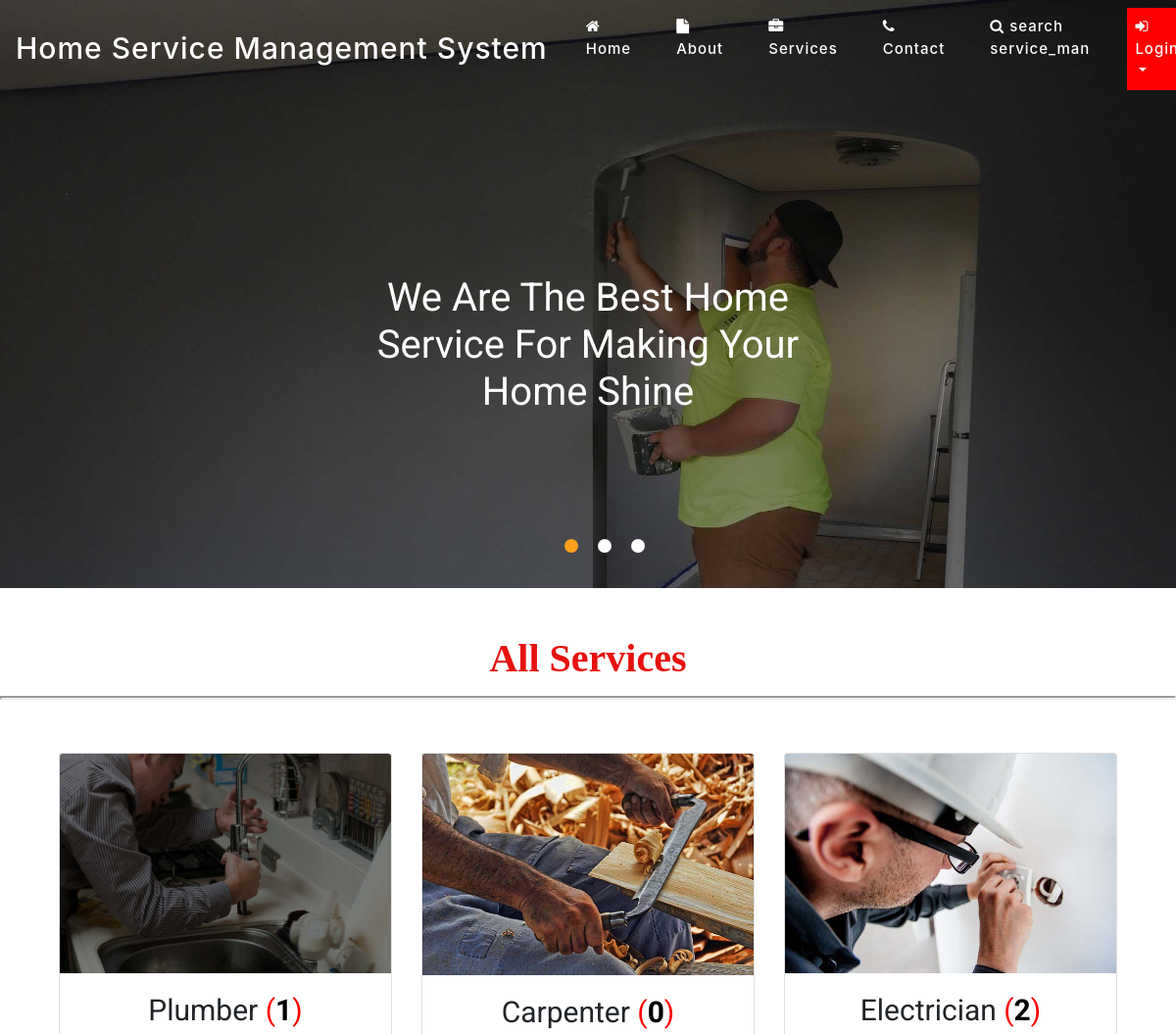
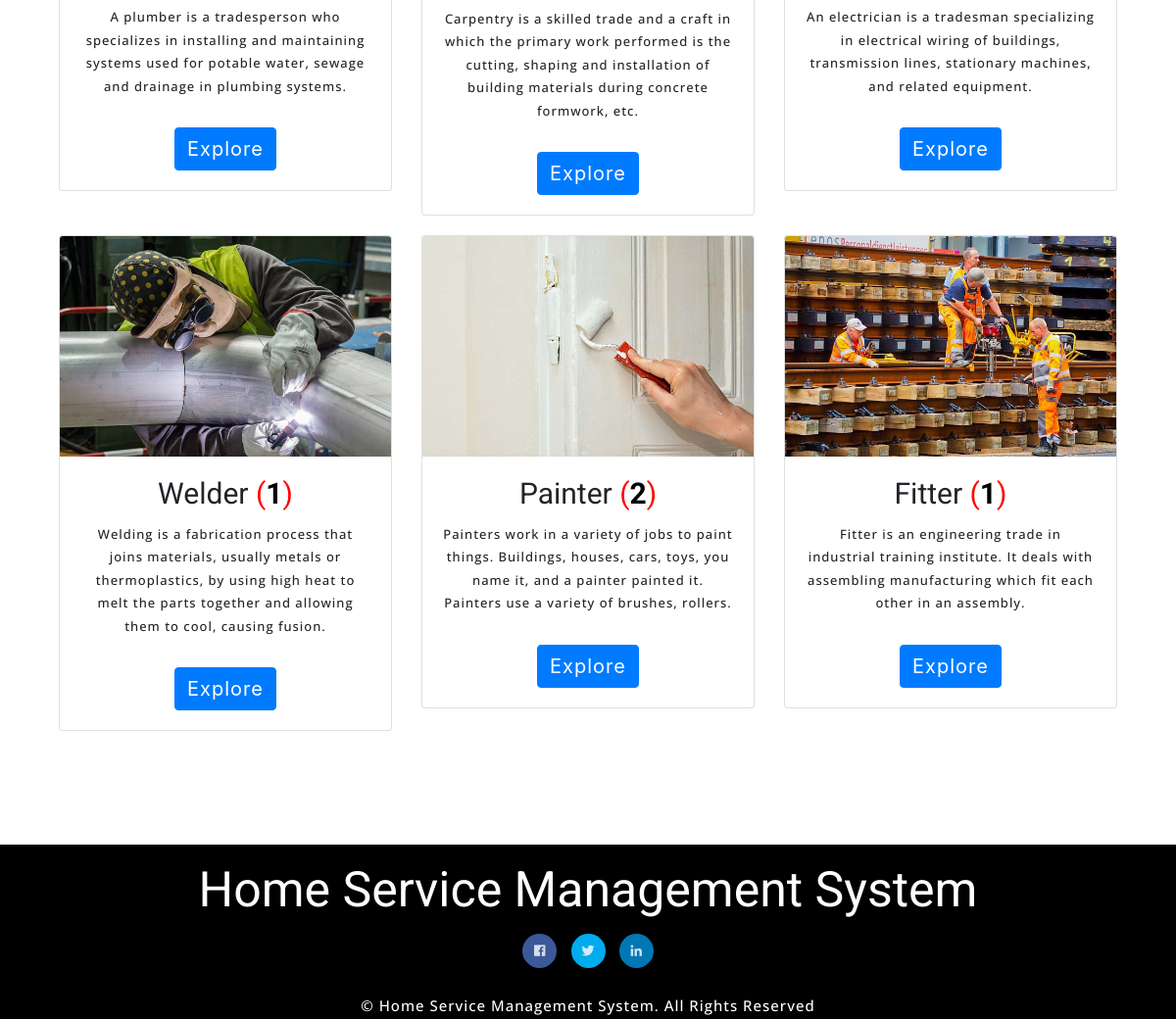
The page / on the database its author committed (2 pictures, top to bottom).
### home_service/models.py (models this page shows, shortened)
class Service_Category(models.Model):
    category = models.CharField(max_length=30, null=True)
    desc = models.CharField(max_length=100, null=True)
    image = models.FileField(null=True)
    total=models.CharField(max_length=100, null=True)

### home_service/views.py (the view)
# urls.py: path('',Home,name="home"),
def Home(request):
    user=""
    error=""
    try:
        user = User.objects.get(id=request.user.id)
        try:
            sign = Customer.objects.get(user=user)
            error = "pat"
        except:
            pass
    except:
        pass
    ser1 = Service_Man.objects.all()
    ser = Service_Category.objects.all()
    for i in ser:
        count=0
        for j in ser1:
            if i.category==j.service_name:
                count+=1
        i.total = count
        i.save()
    d = {'error': error, 'ser': ser}
    return render(request,'home.html',d)

### home_service/templates/home.html (shortened to what this page needs)
{% extends 'index.html' %}
{% load static %}
{% block body %}
<div class="w3l_banner_info">
		<div class="slider">
			<div class="callbacks_container">
				<ul class="rslides" id="slider3">
					<li>
						<div class="slider-img">
							<div class="slider_banner_info">
							<div class="text">
								  <h3 class="" style="color:white;font-size:40px">We Are The Best Home Service For Making Your Home Shine</h3>
								</div>
							</div>
						</div>
					</li>
				</ul>
			</div>
		</div>
	</div>
</header>
<section class="bannerbottom py-lg-5 py-md-4 py-md-3 py-2" style="margin-top:%">
    <h1 align="center" style="font-weight:bold;font-family : 'Monotype Corsiva' ; color : #E6120E ;">All Services</h1>
    <iframe style="height:0"></iframe><div class="bannerbottom py-lg-5 py-md-4 py-md-3 py-2">
<div class="container">
<div class="row">
    {% for i in ser %}
<div class="col-md-4 col-sm-12 w3_ban1">
<div class="card">
  <img class="card-img-top" src="{{i.image.url}}" alt="Card image cap">
  <div class="card-body">
    <h5 class="card-title">{{i.category}} <span style="color:red">(<span style="color:black;font-weight:bold">{{i.total}}</span>)</span></h5>
    <p class="card-text">{{i.desc}}</p>
    <a href="{% url 'explore_services' i.id %}" class="btn btn-primary">Explore</a>
  </div>
</div>
</div>
    {% endfor %}
</div>
</div>
</div>
</section>
{% endblock %}

### home_service/templates/index.html (shortened to what this page needs)
<!DOCTYPE html>
{% load static %}
<html>
<head>
<link href="{% static 'css/bootstrap.min.css' %}" rel="stylesheet" type="text/css" media="all">
<link href="{% static 'css/fontawesome-all.min.css' %}" rel="stylesheet" type="text/css" media="all">
<link href="{% static 'css/easy-responsive-tabs.css' %}" rel='stylesheet' type='text/css'/>
<link rel="stylesheet" href="{% static 'css/flexslider.css' %}" type="text/css" media="all">
<link rel="stylesheet" type="text/css" href="{% static 'css/style_common.css' %}" />
<link rel="stylesheet" type="text/css" href="{% static 'css/style1.css' %}" />
<link href="{% static 'css/style.css' %}" rel="stylesheet" type="text/css" media="all"/>
<link rel="stylesheet" href="https://cdnjs.cloudflare.com/ajax/libs/font-awesome/4.7.0/css/font-awesome.min.css">
</head>
<body>
<header>
	<nav class="navbar navbar-expand-lg navbar-light">
  <a class="navbar-brand" href="{% url 'home' %}" style="font-size:30px">Home Service Management System</a>
  <div class="collapse navbar-collapse" id="navbarSupportedContent">
    <ul class="navbar-nav ml-auto">
      {% if request.user.is_staff %}
        <li class="nav-item dropdown">
        <a class="nav-link dropdown-toggle" href="#" id="navbarDropdown" style="background-color:red" role="button" data-toggle="dropdown" aria-haspopup="true" aria-expanded="false">
          <i class="fa fa-user"></i> Hello,{{request.user.username}}
        </a>
        <div class="dropdown-menu" aria-labelledby="navbarDropdown">
          <a class="dropdown-item" href="{% url 'profile' %}">Profile</a>
          <a class="dropdown-item" href="{% url 'change_password' %}">Change Password</a>
          <a class="dropdown-item" href="{% url 'logout' %}">Logout</a>
        </div>
      </li>
        {% else %}
        {% if request.user.username %}
        {% if error == "pat" %}
        <li class="nav-item ">
        <a class="nav-link" href="{% url 'user_home' %}">
           <i class="fa fa-home"></i> Home</a>
      </li>
        <li class="nav-item ">
        <a class="nav-link" href="{% url 'service' %}">
           <i class="fa fa-car"></i> Service</a>
      </li>
        <li class="nav-item ">
        <a class="nav-link" href="{% url 'customer_order' %}">
           <i class="fa fa-file"></i> My Booking</a>
      </li>
      <li class="nav-item ">
        <a class="nav-link" href="{% url 'search_cities' %}">
           <i class="fa fa-search"></i> search service_man</a>
      </li>
        <li class="nav-item dropdown">
        <a class="nav-link dropdown-toggle" href="#" id="navbarDropdown" style="background-color:red" role="button" data-toggle="dropdown" aria-haspopup="true" aria-expanded="false">
          <i class="fa fa-user"></i> Hello,{{request.user.username}}
        </a>
        <div class="dropdown-menu" aria-labelledby="navbarDropdown">
          <a class="dropdown-item" href="{% url 'profile' %}">Profile</a>
          <a class="dropdown-item" href="{% url 'change_password' %}">Change Password</a>
          <a class="dropdown-item" href="{% url 'logout' %}">Logout</a>
        </div>
      </li>
        {% else %}
        <li class="nav-item ">
        <a class="nav-link" href="{% url 'service_home' %}">
           <i class="fa fa-home"></i> Home</a>
      </li>
        <li class="nav-item ">
        <a class="nav-link" href="{% url 'service_order' %}">
            <i class="fa fa-first-order"></i> My Order </a>
      </li>
        <li class="nav-item dropdown">
        <a class="nav-link dropdown-toggle" href="#" id="navbarDropdown" style="background-color:red" role="button" data-toggle="dropdown" aria-haspopup="true" aria-expanded="false">
          <i class="fa fa-user"></i> Hello,{{request.user.username}}
        </a>
        <div class="dropdown-menu" aria-labelledby="navbarDropdown">
          <a class="dropdown-item" href="{% url 'service_profile' %}">Profile</a>
          <a class="dropdown-item" href="{% url 'change_password' %}">Change Password</a>
          <a class="dropdown-item" href="{% url 'logout' %}">Logout</a>
        </div>
      </li>
        {% endif %}
        {% else %}
        <li class="nav-item ">
        <a class="nav-link" href="{% url 'home' %}">
            <i class="fa fa-home"></i> Home</a>
      </li>
      <li class="nav-item">
        <a class="nav-link" href="{% url 'about' %}">
            <i class="fa fa-file"></i> About</a>
      </li>
	  <li class="nav-item">
        <a class="nav-link" href="{% url 'service' %}">
            <i class="fa fa-briefcase"></i> Services</a>
      </li>
      <li class="nav-item">
        <a class="nav-link " href="{% url 'contact' %}">
            <i class="fa fa-phone"></i> Contact</a>
      </li>
        <li class="nav-item ">
        <a class="nav-link" href="{% url 'search_cities' %}">
           <i class="fa fa-search"></i> search service_man</a>
      </li>
        <li class="nav-item dropdown">
        <a class="nav-link dropdown-toggle" href="#" id="navbarDropdown" style="background-color:red" role="button" data-toggle="dropdown" aria-haspopup="true" aria-expanded="false">
          <i class="fa fa-sign-in"></i> Login
        </a>
      </li>
        {% endif %}
        {% endif %}
    </ul>
  </div>
</nav>
    {% block body %}
    {% endblock %}
<section class="footer">
<div class="container">
<h3>Home Service Management System</h3>
     <div class="wrapper">
<ul class="social-icons icon-circle icon-zoom list-unstyled list-inline">
<li> <a href="#"><i class="fab fa-facebook-f"></i></a></li>
<li> <a href="#"><i class="fab fa-twitter"></i></a></li>
<li> <a href="#"><i class="fab fa-linkedin-in"></i></a></li>
</ul>
</div>
<div class="copyright">
			<p>© Home Service Management System. All Rights Reserved </p>
		</div>
	</div>
</section>
</body>
</html>

### home_service/static/css/easy-responsive-tabs.css (style rules this page uses)
body { margin: 0px; padding: 0px; background: #f5f5f5; font-weight: 500; }
ul.resp-tabs-list, p { margin: 0px; padding: 0px; }

### home_service/static/css/style.css (style rules this page uses)
body { padding: 0; margin: 0; background-color:#fff; }
body a { transition: 0.5s all; -webkit-transition: 0.5s all; -moz-transition: 0.5s all; -o-transition: 0.5s all; -ms-transition: 0.5s all; text-decoration: none; }
h1, h2, h3, h4, h5, h6 { margin: 0; padding: 0; font-weight:normal; font-family: 'Roboto', sans-serif; }
p { margin: 0; letter-spacing:1px; line-height:1.8em; font-size:13px; font-family: 'Open Sans', sans-serif; }
.row { margin:0px; padding:0px; }
ul { margin: 0; padding: 0; }
a { color:#000; }
.navbar-collapse { padding: 0; }
.slider-img { background: url(../images/2.jpg) no-repeat 0px 0px; background-size: cover; -webkit-background-size: cover; -moz-background-size: cover; -o-background-size: cover; -ms-background-size: cover; min-height: 600px; }
.slider_banner_info { padding-top: 18em; text-align: center; width: 60%; margin: 0 auto; }
#slider2, #slider3 { box-shadow: none; -moz-box-shadow: none; -webkit-box-shadow: none; margin: 0 auto; }
.callbacks { position: relative; list-style: none; overflow: hidden; width: 100%; padding: 0; margin: 0; }
.callbacks li { position: absolute; width: 100%; }
.rslides { position: relative; list-style: none; overflow: hidden; width: 100%; padding: 0; }
.rslides li { -webkit-backface-visibility: hidden; position: absolute; display: none; width: 100%; left: 0; top: 0; }
.rslides li { position: relative; display: block; float: left; }
.slider { position: relative; }
nav.navbar.navbar-expand-lg.navbar-light { position: absolute; top: 0px; z-index: 9; width:100%; }
.w3l_banner_info { position: relative; }
.text { position: absolute; width: 450px; left: 50%; margin-left: -225px; height: 40px; top: 50%; margin-top: -20px; }
.text h3 { font-size:50px; }
.navbar-light .navbar-brand { color: #fff; font-size:50px; letter-spacing: 1px; }
.navbar-light .navbar-nav .nav-link { color: #fff; font-size: 15px; letter-spacing: 1px; margin:0 15px; }
.w3_ban1 { margin-bottom: 20px; }
.card-title { margin-bottom: .75rem; font-size: 30px; }
.card-body { text-align: center; }
a.btn.btn-primary { margin-top: 30px; }
.btn-primary { color: #fff; background-color: #007bff; border-color: #007bff; font-size: 20px; letter-spacing: 1px; }
iframe { width: 100%; height: 400px; }
.social-icons .fab { width: 35px; height: 35px; line-height: 35px; font-size:13px; text-align: center; color: #FFF; color: rgba(255, 255, 255, 0.8); -webkit-transition: all 0.3s ease-in-out; -moz-transition: all 0.3s ease-in-out; -ms-transition: all 0.3s ease-in-out; -o-transition: all 0.3s ease-in-out; transition: all 0.3s ease-in-out; }
.wrapper { margin: 15px 0; }
.social-icons.icon-circle .fab { border-radius: 50%; }
i.fab.fa-linkedin-in { background-color: #0077B5; }
i.fab.fa-twitter { background-color: #00aced; }
i.fab.fa-facebook-f { background-color: #3b5998; }
.list-inline li { display: inline-block; padding-right: 5px; padding-left: 5px; margin-bottom: 10px; }
section.footer { text-align: center; background-color: #000; padding: 1em 0 0; }
section.footer h3 { font-size: 50px; color: #fff; }
.copyright p { color:#fff; font-size: 15px; }

### rows shown on the page
Service_Category: image (picture), category "Plumber", total "1", desc "A plumber is a tradesperson who specializes in installing and maintaining systems used for potable water, sewage and drainage in plumbing systems."
Service_Category: image (picture), category "Carpenter", total "0", desc "Carpentry is a skilled trade and a craft in which the primary work performed is the cutting, shaping and installation of building materials during concrete formwork, etc."
Service_Category: image (picture), category "Electrician", total "2", desc "An electrician is a tradesman specializing in electrical wiring of buildings, transmission lines, stationary machines, and related equipment."
Service_Category: image (picture), category "Welder", total "1", desc "Welding is a fabrication process that joins materials, usually metals or thermoplastics, by using high heat to melt the parts together and allowing them to cool, causing fusion."
Service_Category: image (picture), category "Painter", total "2", desc "Painters work in a variety of jobs to paint things. Buildings, houses, cars, toys, you name it, and a painter painted it. Painters use a variety of brushes, rollers."
Service_Category: image (picture), category "Fitter", total "1", desc "Fitter is an engineering trade in industrial training institute. It deals with assembling manufacturing which fit each other in an assembly."
